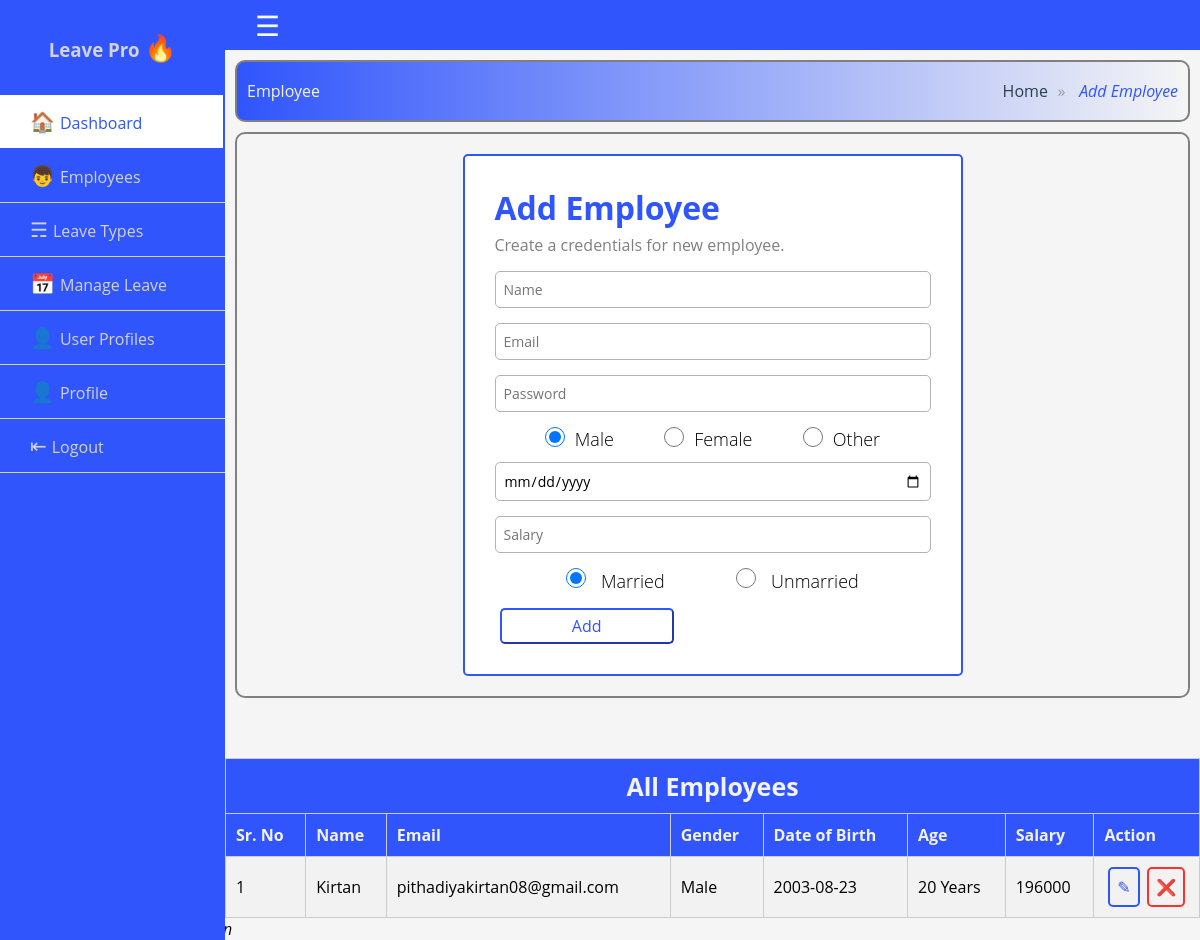
The page /admin/add-employee.php (signed in) on the database its author committed.
### tables this page shows
CREATE TABLE `users` (
  `id` int(11) NOT NULL,
  `name` varchar(255) NOT NULL,
  `email` varchar(255) NOT NULL,
  `role` varchar(50) NOT NULL,
  `password` varchar(255) NOT NULL,
  `gender` varchar(10) NOT NULL,
  `dob` date NOT NULL,
  `salary` varchar(10) DEFAULT NULL,
  `leave_credit` int(10) DEFAULT NULL,
  `image` varchar(255) DEFAULT NULL,
  `marital_status` varchar(20) DEFAULT NULL
);

### admin/add-employee.php (the view, shortened to what this page needs)
<!DOCTYPE html>
<html lang="en">
<head>
    <link rel="stylesheet" href="../style.css">
</head>
<body>
    <?php require_once "../connection.php"; ?>
    <?php
    $name = $email = $dob = $gender = $passowrd = $salary = $marital_status = "";
    ?>
    <div class="wrapper">
        <?php require_once 'include/header.php' ?>
        <?php require_once 'include/sidebar.php' ?>
        <div class="section">
            <div class="breadcrumb">
                <ol class="cd-breadcrumb-title">
                    <li class="title">Employee</li>
                </ol>
                <ol class="cd-breadcrumb">
                    <li class="sub"><a href="#0">Home</a></li>
                    <li class="current"><em>Add Employee</em></li>
                </ol>
            </div>
            <div class="content">
                <div class="main">
                    <form action="<?php htmlspecialchars($_SERVER['PHP_SELF']) ?>" method="post">
                        <div class="form-group">
                            <h1>Add Employee</h1>
                            <p>Create a credentials for new employee.</p>
                            <div class="input-group">
                                <input type="text" class="form-control" name="name" id="name" value="<?php echo $name; ?>" placeholder="Name">
                            </div>
                            <div class="input-group">
                                <input type="text" class="form-control" name="email" id="email" value="<?php echo $email; ?>" placeholder="Email">
                            </div>
                            <div class="input-group">
                                <input type="password" class="form-control" name="password" value="<?php echo $passowrd; ?>" id="password" placeholder="Password">
                            </div>
                            <div class="rdb-group">
                                <div class="rdb-male">
                                    <input type="radio" class="form-control" <?php if ($gender == "Male") {
                                                                                    echo "checked";
                                                                                } ?> value="Male" name="gender" id="male" checked>
                                    <label for="male">Male</label>
                                </div>
                                <div class="rdb-female">
                                    <input type="radio" class="form-control" <?php if ($gender == "Female") {
                                                                                    echo "checked";
                                                                                } ?> value="Female" name="gender" id="female">
                                    <label for="female">Female</label>
                                </div>
                                <div class="rdb-other">
                                    <input type="radio" class="form-control" <?php if ($gender == "Other") {
                                                                                    echo "checked";
                                                                                } ?> value="Other" name="gender" id="other">
                                    <label for="other">Other</label>
                                </div>
                            </div>
                            <div class="input-group">
                                <input type="date" class="form-control" name="dob" id="dob">
                            </div>
                            <div class="input-group">
                                <input type="text" class="form-control" value="<?php echo $salary; ?>" name="salary" id="salary" placeholder="Salary">
                            </div>
                            <div class="rdb-group">
                                <div class="rdb-married">
                                    <input type="radio" class="form-control" <?php if ($marital_status == "Married") {
                                                                                    echo "checked";
                                                                                } ?> value="Married" name="marital_status" id="married" checked>
                                    <label for="married">Married</label>
                                </div>
                                <div class="rdb-unmarried">
                                    <input type="radio" class="form-control" <?php if ($marital_status == "Female") {
                                                                                    echo "checked";
                                                                                } ?> value="Unmarried" name="marital_status" id="unmarried">
                                    <label for="unmarried">Unmarried</label>
                                </div>
                            </div>
                            <div class="input-group">
                                <button type="submit" class="btn btn-outline-primary" id="login">Add</button>
                            </div>
                        </div>
                    </form>
                </div>
            </div>
            <div class="table-container">
                <table class="table">
                    <thead>
                        <tr>
                            <th colspan=8 style="text-align:center;font-size:25px;">All Employees</th>
                        </tr>
                        <tr>
                            <th>Sr. No</th>
                            <th>Name</th>
                            <th>Email</th>
                            <th>Gender</th>
                            <th>Date of Birth</th>
                            <th>Age</th>
                            <th>Salary</th>
                            <th>Action</th>
                        </tr>
                    </thead>
                    <tbody>
                        <tr>
                            <?php
                            $sql = "SELECT * FROM users WHERE role = 'employee'";
                            $result = mysqli_query($conn, $sql);
                            $i = 1;
                            if (mysqli_num_rows($result) > 0) {
                                while ($rows = mysqli_fetch_assoc($result)) {
                                    $id = $rows["id"];
                                    $name = $rows["name"];
                                    $email = $rows["email"];
                                    $dob = $rows["dob"];
                                    $gender = $rows["gender"];
                                    $salary = $rows["salary"];
                                    if ($dob == "") {
                                        $dob = "Not Defined";
                                        $age = "Not Defined";
                                    } else {
                                        $dob = date('Y-m-d', strtotime($dob));
                                        $today = date('Y-m-d');
                                        $date1 = new DateTime($dob);
                                        $date2 = new DateTime($today);
                                        $diff = date_diff($date1, $date2);
                                        $age = $diff->format("%y Years");
                                    }
                            ?>
                                    <td><?php echo $i; ?></td>
                                    <td> <?php echo $name; ?></td>
                                    <td><?php echo $email; ?></td>
                                    <td><?php echo $gender; ?></td>
                                    <td><?php echo $dob; ?></td>
                                    <td><?php echo $age; ?></td>
                                    <td><?php echo $salary; ?></td>
                                    <td>
                                        <div class="link-button-group">
                                            <?php
                                            $edit_icon = "<a href='edit-employee.php?id=$id' class='link-button' id='edit' name='edit'>&#x270E;</a>";
                                            $delete_icon = "<a href='delete-employee.php?id=$id' class='link-button-danger' id='delete' name='delete'>&#10060;</a>";
                                            echo $edit_icon . $delete_icon;
                                            ?>
                                        </div>
                                    </td>
                        <?php
                                    $i++;
                                }
                            } else { ?>
                        <tr>
                            <th colspan=8 style="text-align:center;font-size:25px;">No Employee Found</th>
                        </tr>
                    <?php }
                    ?>
                    </tbody>
                </table>
            </div>
        </div>
    </div>
    <?php require_once 'include/footer.php' ?>
</body>
</html>

### style.css (style rules this page uses)
* { list-style: none; text-decoration: none; margin: 0; padding: 0; box-sizing: border-box; font-family: 'Open Sans', sans-serif; }
body { background: whitesmoke; }
.wrapper .content { border: 2px solid grey; border-radius: 10px; padding: 10px; margin: 10px; margin-bottom: 60px; background: whitesmoke; }
.wrapper .section { width: calc(100% - 225px); margin-left: 225px; transition: all 0.5s ease; }
.breadcrumb { display: flex; align-items: center; justify-content: space-between; border: 2px solid grey; border-radius: 10px; padding: 10px; margin: 10px; margin-top: 60px; background-image: linear-gradient(90deg, #3055fc, whitesmoke); }
.cd-breadcrumb:after { content: ""; display: flex; clear: both; }
.cd-breadcrumb-title .title { color: whitesmoke; }
.cd-breadcrumb li { display: inline-block; margin: 0.5em 0; }
.cd-breadcrumb li.sub::after { display: inline-block; content: '\00bb'; margin: 0 .6em; color: #959fa5; }
.cd-breadcrumb li>* { display: inline-block; font-size: 16px; color: #2c3f4c; }
.cd-breadcrumb li.current>* { color: #3055fc; }
.input-group { display: flex; justify-content: space-between; align-items: baseline; position: relative; flex-wrap: wrap; width: 100%; }
.rdb-group { display: flex; justify-content: space-evenly; align-items: center; margin-top: 15px; font-size: 18px; margin-bottom: 0; font-weight: lighter; }
.rdb-group .rdb-male, .rdb-female, .rdb-other, .rdb-married .rdb-unmarried { display: flex; height: 20px; justify-content: center; }
.rdb-group .rdb-male .form-control, .rdb-group .rdb-female .form-control, .rdb-group .rdb-other .form-control, .rdb-group .rdb-married .form-control, .rdb-group .rdb-unmarried .form-control { width: 20px; height: 20px; margin-right: 10px; }
.input-group .form-control { flex: 1 1 auto; margin-bottom: 0; padding: 8px; font-size: 14px; border-radius: 5px; margin-top: 15px; border: 1px solid rgb(179, 179, 179); }
.input-group .btn { position: relative; flex: 0 0 auto; font-size: 16px; padding: 5px; width: 40%; border-radius: 5px; margin-left: 5px; margin-top: 15px; }
.btn { position: relative; flex: 0 0 auto; font-size: 16px; padding: 5px; width: 40%; border-radius: 5px; margin-left: 5px; }
.btn-outline-primary { color: #3055fc; background-color: transparent; background-image: none; border-color: #3055fc; padding: 5px; border-radius: 5px; }
.link-button-group { display: flex; margin-top: inherit; justify-content: space-around; }
.link-button { color: #3055fc; border: 2px solid #3055fc; padding: 7px; border-radius: 5px; }
.link-button-danger { color: #fc3030; border: 2px solid #fc3030; padding: 7px; border-radius: 5px; }
.form-group { background: white; border: 2px solid #3055fc; border-radius: 5px; padding: 30px; margin: 10px; min-width: 300px; max-width: 500px; margin-left: auto; margin-right: auto; }
.form-group h1 { color: #3055fc; margin-bottom: 5px; }
.form-group p { color: grey; }
.table-container { margin-top: 20px; overflow-x: auto; }
.table { width: 100%; border-collapse: collapse; border-spacing: 0; background-color: #f2f2f2; box-shadow: 0 2px 4px rgba(0, 0, 0, 0.1); }
.table thead th { background-color: #3055fc; color: #f2f2f2; font-weight: bold; padding: 10px; text-align: left; }
.table th, .table td { padding: 10px; border: 1px solid #ccc; }
.table tbody tr:nth-child(odd) { background-color: #f2f2f2; }

### rows shown on the page
users: name "Kirtan", email "pithadiyakirtan08@gmail.com", gender "Male", dob "2003-08-23", dob "20 Years", salary "196000"
